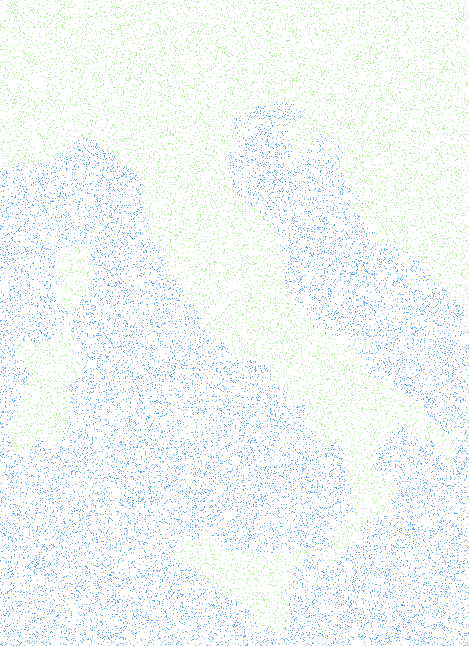
#> input picture Semantic Segmentation using KNN/Italy10.png, 469 x 646 px
$ python IML_Assignment_1.py
#> lines starting #> are read from the running program, lines starting #| are printed output that depends on the picture; after the words box and inside, x2 and y2 are one past the last pixel; in counts of white or black regions, pixels touching at a corner belong together
import numpy as np
import matplotlib.pyplot as plt
import skimage.io as skio
from sklearn.neighbors import KNeighborsClassifier
from sklearn.metrics import confusion_matrix, accuracy_score, precision_score, f1_score, recall_score
import seaborn as sns

def getProxyImg(img):
    proxy_img = np.zeros(shape=(646, 469), dtype=np.uint8)
    land = np.array([184, 236, 168])
    water = np.array([105, 169, 255])
    unknown = np.array([255, 255, 255])

    is_land = (img == land).all(axis=2)
    is_water = (img == water).all(axis=2)
    is_unknown = (img == unknown).all(axis=2)

    proxy_img[is_land] = 1
    proxy_img[is_water] = 2
    proxy_img[is_unknown] = 0
    # count = (proxy_img == 0).sum()
    return proxy_img


def knn(img, neighbors, dist_type):
    proxy_img = getProxyImg(img)
    KNN = KNeighborsClassifier(
        n_neighbors=neighbors,
        metric=dist_type
    )
    known_pixels = np.argwhere(proxy_img != 0)
    known_labels = proxy_img[proxy_img != 0]
    KNN.fit(known_pixels, known_labels)

    unknown_pixels = np.argwhere(proxy_img == 0)
    predicted_labels = KNN.predict(unknown_pixels)
    # Fill predictions into output array
    output_arrayyy = np.copy(proxy_img)
    output_arrayyy[proxy_img == 0] = predicted_labels

    return output_arrayyy


def showConfusionMatrix(y_true, y_pred):
    cm = confusion_matrix(y_true, y_pred)
    plt.imshow(cm, interpolation='nearest', cmap='Accent')
    plt.show()


if __name__ == '__main__':
    img = skio.imread('Italy10.png')
#> img is the input picture: shape (646, 469, 3); mean R, G, B 243.5, 249.4, 251.2
    img2 = skio.imread('Italy20.png')
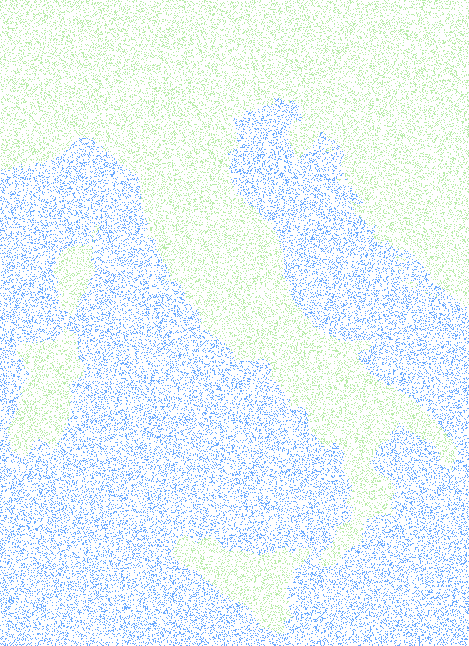
#> input picture Semantic Segmentation using KNN/Italy20.png, 469 x 646 px
#> img2 is the input picture: shape (646, 469, 3); mean R, G, B 231.9, 243.7, 247.4
    img3 = skio.imread('Italy30.png')
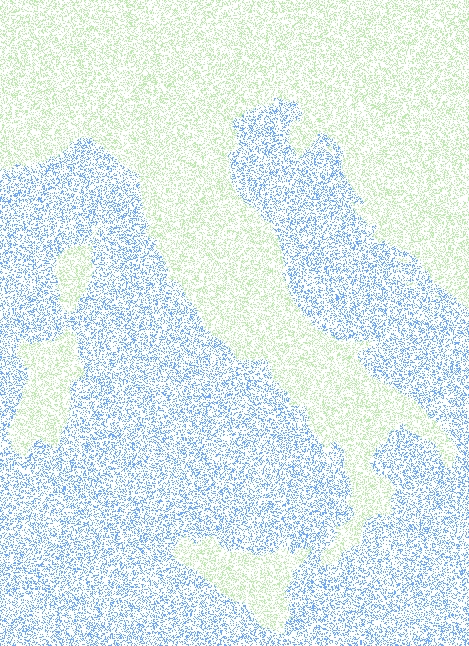
#> input picture Semantic Segmentation using KNN/Italy30.png, 469 x 646 px
#> img3 is the input picture: shape (646, 469, 3); mean R, G, B 220.4, 238, 243.5
    img4 = skio.imread('Italy40.png')
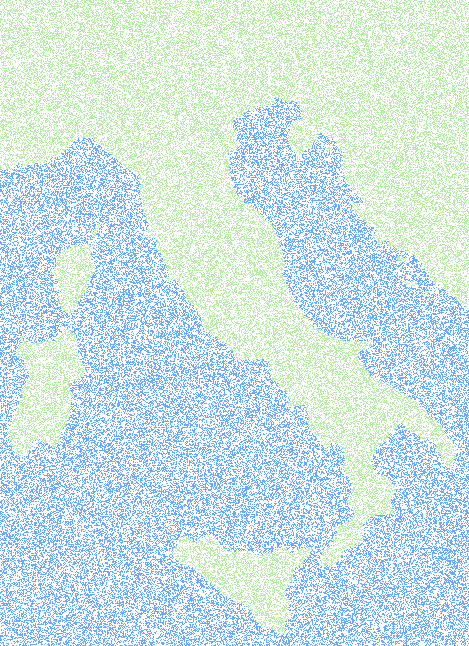
#> input picture Semantic Segmentation using KNN/Italy40.png, 469 x 646 px
#> img4 is the input picture: shape (646, 469, 3); mean R, G, B 208.8, 232.3, 239.8
    img5 = skio.imread('Italy50.png')
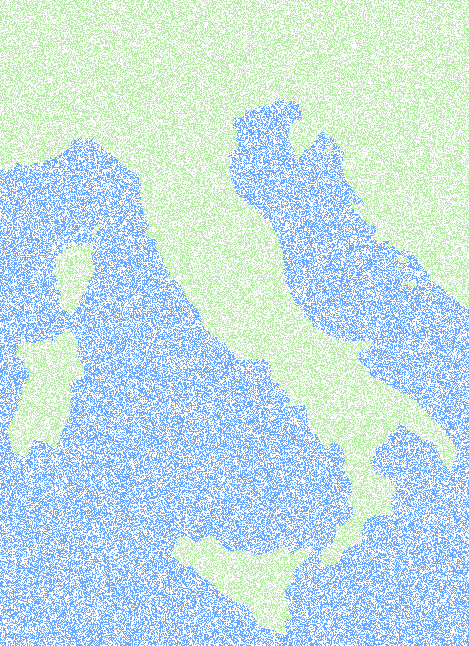
#> input picture Semantic Segmentation using KNN/Italy50.png, 469 x 646 px
#> img5 is the input picture: shape (646, 469, 3); mean R, G, B 197.3, 226.7, 235.9
    img_true = skio.imread('Italy.png')
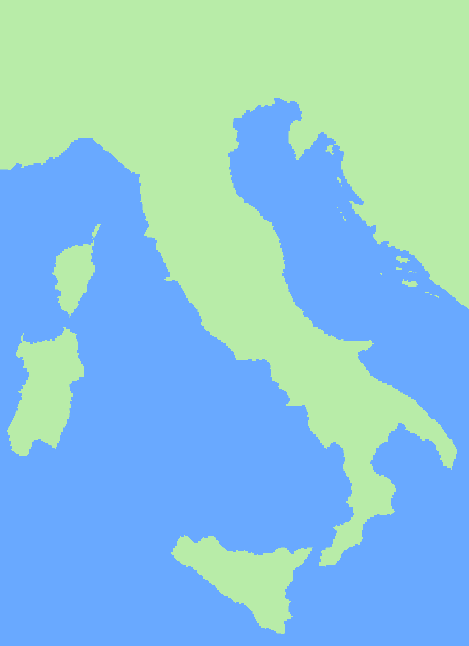
#> input picture Semantic Segmentation using KNN/Italy.png, 469 x 646 px
#> img_true is the input picture: shape (646, 469, 3); mean R, G, B 139.7, 198.4, 216.8

    output_array = knn(img, 1, 'manhattan')
#> in getProxyImg, `is_land = (img == land).all(axis=2)`:
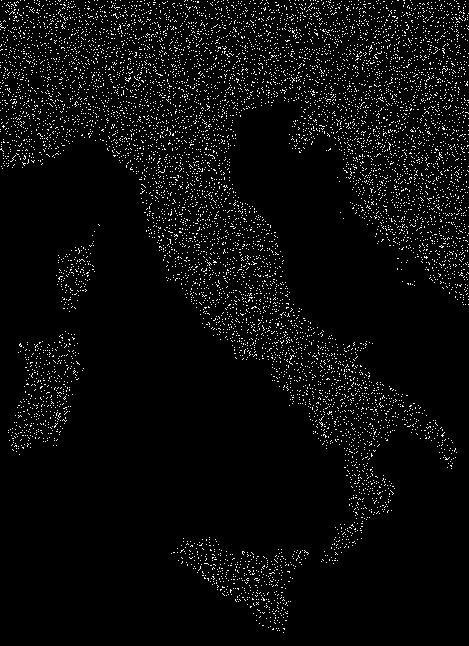
#> is_land: shape (646, 469) bool; 4.4% white in thin lines or dots
#> in getProxyImg, `is_water = (img == water).all(axis=2)`: is_water: shape (646, 469) bool; 5.6% white in thin lines or dots, all inside (x1, y1, x2, y2) = (0, 102, 469, 646)
#> in getProxyImg, `is_unknown = (img == unknown).all(axis=2)`: is_unknown: shape (646, 469) bool; 90% white; black in thin lines or dots
#> in knn, `known_pixels = np.argwhere(proxy_img != 0)`: known_pixels = 30275 pairs, first value 0 to 645, second value 0 to 468
#> in knn, `unknown_pixels = np.argwhere(proxy_img == 0)`: unknown_pixels = 272699 pairs, first value 0 to 645, second value 0 to 468
#> in knn, `output_arrayyy[proxy_img == 0] = predicted_labels`: output_arrayyy: shape (646, 469); values 1 (black) and 2 (white), 56% white; 11 black regions (5 under 20 px), largest, box (x1, y1, x2, y2) and area: (0, 0, 469, 566) 118861, (170, 533, 312, 636) 6292, (5, 327, 84, 455) 5879, (54, 223, 101, 314) 1976, (402, 279, 417, 289) 79, (395, 257, 411, 266) 72
    output_array2 = knn(img2, 1, 'manhattan')
#> in getProxyImg (call 2), `is_land = (img == land).all(axis=2)`: is_land: shape (646, 469) bool; 8.8% white in thin lines or dots
#> in getProxyImg (call 2), `is_water = (img == water).all(axis=2)`: is_water: shape (646, 469) bool; 11.2% white in thin lines or dots, all inside (x1, y1, x2, y2) = (0, 98, 469, 646)
#> in getProxyImg (call 2), `is_unknown = (img == unknown).all(axis=2)`: is_unknown: shape (646, 469) bool; 80% white; black in thin lines or dots
#> in knn (call 2), `output_arrayyy[proxy_img == 0] = predicted_labels`: output_arrayyy: shape (646, 469); values 1 (black) and 2 (white), 56.1% white; 14 black regions (6 under 20 px), largest, box (x1, y1, x2, y2) and area: (0, 0, 469, 567) 118519, (171, 533, 313, 634) 6328, (7, 326, 86, 457) 5881
    output_array3 = knn(img3, 1, 'manhattan')
#> call 3 of knn, with neighbors = 1, dist_type = 'manhattan'
#> in getProxyImg (call 3), `is_land = (img == land).all(axis=2)`: is_land: shape (646, 469) bool; 13.2% white in thin lines or dots
#> in getProxyImg (call 3), `is_unknown = (img == unknown).all(axis=2)`: is_unknown: shape (646, 469) bool; 70% white; black in thin lines or dots
#> in knn (call 3), `proxy_img = getProxyImg(img)`:
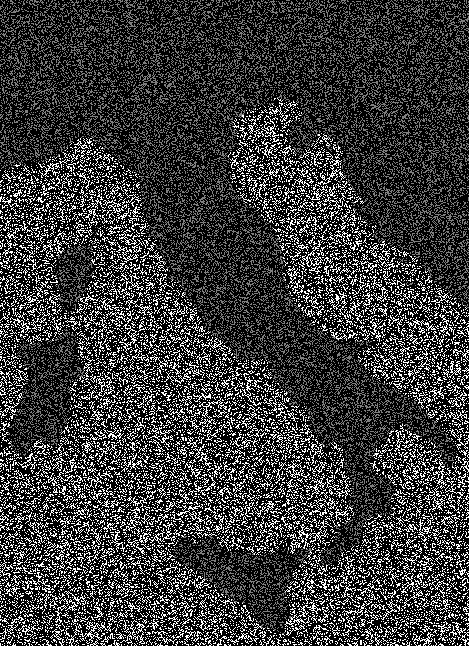
#> proxy_img: shape (646, 469); min 0, max 2, mean 0.468; drawn with min black and max white
#> in knn (call 3), `known_pixels = np.argwhere(proxy_img != 0)`: known_pixels = 90813 pairs, first value 0 to 645, second value 0 to 468
#> in knn (call 3), `unknown_pixels = np.argwhere(proxy_img == 0)`: unknown_pixels = 212161 pairs, first value 0 to 645, second value 0 to 468
#> (the run stopped early here; a loop or call above may not have finished)
